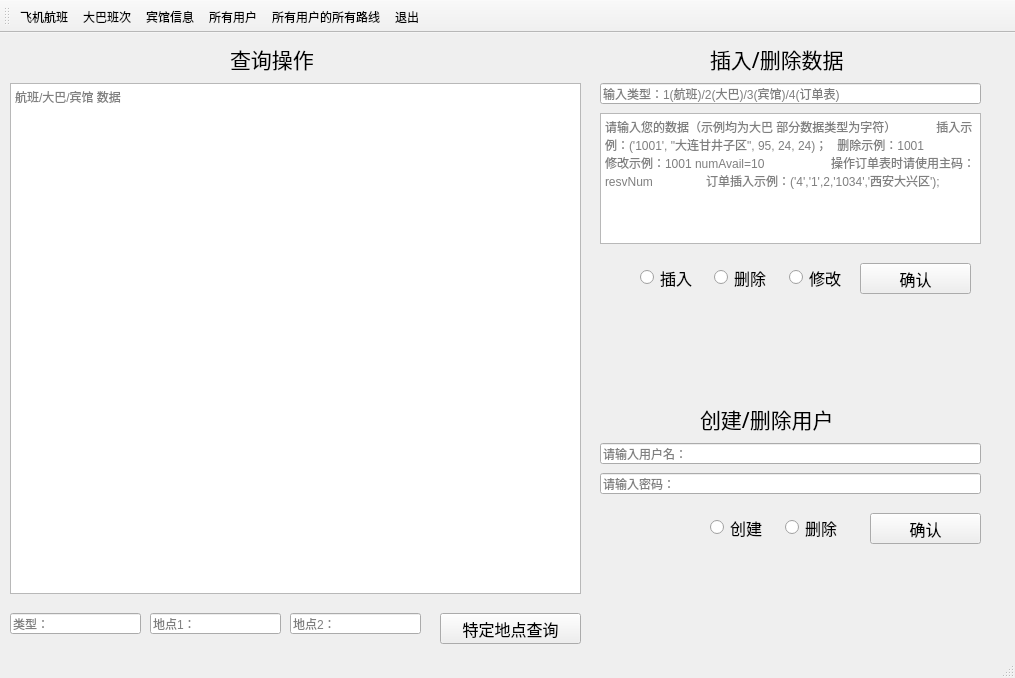
<?xml version="1.0" encoding="UTF-8"?>
<ui version="4.0">
 <class>MainWindow</class>
 <widget class="QMainWindow" name="MainWindow">
  <property name="geometry">
   <rect>
    <x>0</x>
    <y>0</y>
    <width>1015</width>
    <height>678</height>
   </rect>
  </property>
  <property name="sizePolicy">
   <sizepolicy hsizetype="Fixed" vsizetype="Fixed">
    <horstretch>0</horstretch>
    <verstretch>0</verstretch>
   </sizepolicy>
  </property>
  <property name="minimumSize">
   <size>
    <width>1015</width>
    <height>678</height>
   </size>
  </property>
  <property name="maximumSize">
   <size>
    <width>1015</width>
    <height>678</height>
   </size>
  </property>
  <property name="windowTitle">
   <string>Tourbooking_manager</string>
  </property>
  <property name="windowIcon">
   <iconset>
    <normaloff>image/电信学部徽章 红色.png</normaloff>image/电信学部徽章 红色.png</iconset>
  </property>
  <widget class="QWidget" name="centralwidget">
   <widget class="QPlainTextEdit" name="edt_query">
    <property name="geometry">
     <rect>
      <x>10</x>
      <y>50</y>
      <width>571</width>
      <height>511</height>
     </rect>
    </property>
    <property name="readOnly">
     <bool>true</bool>
    </property>
    <property name="placeholderText">
     <string>航班/大巴/宾馆 数据</string>
    </property>
   </widget>
   <widget class="QLineEdit" name="edt_type">
    <property name="geometry">
     <rect>
      <x>600</x>
      <y>50</y>
      <width>381</width>
      <height>21</height>
     </rect>
    </property>
    <property name="echoMode">
     <enum>QLineEdit::Normal</enum>
    </property>
    <property name="placeholderText">
     <string>输入类型：1(航班)/2(大巴)/3(宾馆)/4(订单表)</string>
    </property>
   </widget>
   <widget class="QLabel" name="label">
    <property name="geometry">
     <rect>
      <x>230</x>
      <y>10</y>
      <width>121</width>
      <height>31</height>
     </rect>
    </property>
    <property name="font">
     <font>
      <family>方正大标宋_GBK</family>
      <pointsize>16</pointsize>
     </font>
    </property>
    <property name="text">
     <string>查询操作</string>
    </property>
   </widget>
   <widget class="QLabel" name="label_2">
    <property name="geometry">
     <rect>
      <x>710</x>
      <y>10</y>
      <width>201</width>
      <height>31</height>
     </rect>
    </property>
    <property name="font">
     <font>
      <family>方正大标宋_GBK</family>
      <pointsize>16</pointsize>
     </font>
    </property>
    <property name="text">
     <string>插入/删除数据</string>
    </property>
   </widget>
   <widget class="QPlainTextEdit" name="edt_data">
    <property name="geometry">
     <rect>
      <x>600</x>
      <y>80</y>
      <width>381</width>
      <height>131</height>
     </rect>
    </property>
    <property name="placeholderText">
     <string>请输入您的数据（示例均为大巴 部分数据类型为字符）            插入示例：('1001', &quot;大连甘井子区&quot;, 95, 24, 24)；   删除示例：1001                                修改示例：1001 numAvail=10                    操作订单表时请使用主码：resvNum                订单插入示例：('4','1',2,'1034','西安大兴区');</string>
    </property>
   </widget>
   <widget class="QPushButton" name="btn_modify">
    <property name="geometry">
     <rect>
      <x>860</x>
      <y>230</y>
      <width>111</width>
      <height>31</height>
     </rect>
    </property>
    <property name="font">
     <font>
      <family>方正大标宋_GBK</family>
      <pointsize>12</pointsize>
     </font>
    </property>
    <property name="whatsThis">
     <string>&lt;html&gt;&lt;head/&gt;&lt;body&gt;&lt;p align=&quot;center&quot;&gt;&lt;br/&gt;&lt;/p&gt;&lt;/body&gt;&lt;/html&gt;</string>
    </property>
    <property name="text">
     <string>确认</string>
    </property>
   </widget>
   <widget class="QLabel" name="label_3">
    <property name="geometry">
     <rect>
      <x>700</x>
      <y>370</y>
      <width>191</width>
      <height>31</height>
     </rect>
    </property>
    <property name="font">
     <font>
      <family>方正大标宋_GBK</family>
      <pointsize>16</pointsize>
     </font>
    </property>
    <property name="text">
     <string>创建/删除用户</string>
    </property>
   </widget>
   <widget class="QLineEdit" name="edt_create_user">
    <property name="geometry">
     <rect>
      <x>600</x>
      <y>410</y>
      <width>381</width>
      <height>21</height>
     </rect>
    </property>
    <property name="echoMode">
     <enum>QLineEdit::Normal</enum>
    </property>
    <property name="placeholderText">
     <string>请输入用户名：</string>
    </property>
   </widget>
   <widget class="QLineEdit" name="edt_create_userpassword">
    <property name="geometry">
     <rect>
      <x>600</x>
      <y>440</y>
      <width>381</width>
      <height>21</height>
     </rect>
    </property>
    <property name="echoMode">
     <enum>QLineEdit::Normal</enum>
    </property>
    <property name="placeholderText">
     <string>请输入密码：</string>
    </property>
   </widget>
   <widget class="QPushButton" name="btn_create_user">
    <property name="geometry">
     <rect>
      <x>870</x>
      <y>480</y>
      <width>111</width>
      <height>31</height>
     </rect>
    </property>
    <property name="font">
     <font>
      <family>方正大标宋_GBK</family>
      <pointsize>12</pointsize>
     </font>
    </property>
    <property name="whatsThis">
     <string>&lt;html&gt;&lt;head/&gt;&lt;body&gt;&lt;p align=&quot;center&quot;&gt;&lt;br/&gt;&lt;/p&gt;&lt;/body&gt;&lt;/html&gt;</string>
    </property>
    <property name="text">
     <string>确认</string>
    </property>
   </widget>
   <widget class="QWidget" name="layoutWidget">
    <property name="geometry">
     <rect>
      <x>710</x>
      <y>480</y>
      <width>143</width>
      <height>29</height>
     </rect>
    </property>
    <layout class="QHBoxLayout" name="horizontalLayout_2">
     <item>
      <widget class="QRadioButton" name="btn_create_user_flag">
       <property name="font">
        <font>
         <family>方正大标宋_GBK</family>
         <pointsize>12</pointsize>
        </font>
       </property>
       <property name="text">
        <string>创建</string>
       </property>
      </widget>
     </item>
     <item>
      <widget class="QRadioButton" name="btn_delete_user_flag">
       <property name="font">
        <font>
         <family>方正大标宋_GBK</family>
         <pointsize>12</pointsize>
        </font>
       </property>
       <property name="text">
        <string>删除</string>
       </property>
      </widget>
     </item>
    </layout>
   </widget>
   <widget class="QLineEdit" name="edt_special_type">
    <property name="geometry">
     <rect>
      <x>10</x>
      <y>580</y>
      <width>131</width>
      <height>21</height>
     </rect>
    </property>
    <property name="echoMode">
     <enum>QLineEdit::Normal</enum>
    </property>
    <property name="readOnly">
     <bool>false</bool>
    </property>
    <property name="placeholderText">
     <string>类型：</string>
    </property>
   </widget>
   <widget class="QLineEdit" name="edt_special_location1">
    <property name="geometry">
     <rect>
      <x>150</x>
      <y>580</y>
      <width>131</width>
      <height>21</height>
     </rect>
    </property>
    <property name="echoMode">
     <enum>QLineEdit::Normal</enum>
    </property>
    <property name="placeholderText">
     <string>地点1：</string>
    </property>
   </widget>
   <widget class="QLineEdit" name="edt_special_location2">
    <property name="geometry">
     <rect>
      <x>290</x>
      <y>580</y>
      <width>131</width>
      <height>21</height>
     </rect>
    </property>
    <property name="echoMode">
     <enum>QLineEdit::Normal</enum>
    </property>
    <property name="placeholderText">
     <string>地点2：</string>
    </property>
   </widget>
   <widget class="QPushButton" name="btn_special">
    <property name="geometry">
     <rect>
      <x>440</x>
      <y>580</y>
      <width>141</width>
      <height>31</height>
     </rect>
    </property>
    <property name="font">
     <font>
      <family>方正大标宋_GBK</family>
      <pointsize>12</pointsize>
     </font>
    </property>
    <property name="whatsThis">
     <string>&lt;html&gt;&lt;head/&gt;&lt;body&gt;&lt;p align=&quot;center&quot;&gt;&lt;br/&gt;&lt;/p&gt;&lt;/body&gt;&lt;/html&gt;</string>
    </property>
    <property name="text">
     <string>特定地点查询</string>
    </property>
   </widget>
   <widget class="QWidget" name="layoutWidget">
    <property name="geometry">
     <rect>
      <x>640</x>
      <y>230</y>
      <width>217</width>
      <height>29</height>
     </rect>
    </property>
    <layout class="QHBoxLayout" name="horizontalLayout">
     <item>
      <widget class="QRadioButton" name="btn_insert">
       <property name="font">
        <font>
         <family>方正大标宋_GBK</family>
         <pointsize>12</pointsize>
        </font>
       </property>
       <property name="text">
        <string>插入</string>
       </property>
      </widget>
     </item>
     <item>
      <widget class="QRadioButton" name="btn_delete">
       <property name="font">
        <font>
         <family>方正大标宋_GBK</family>
         <pointsize>12</pointsize>
        </font>
       </property>
       <property name="text">
        <string>删除</string>
       </property>
      </widget>
     </item>
     <item>
      <widget class="QRadioButton" name="btn_modify_flag">
       <property name="font">
        <font>
         <family>方正大标宋_GBK</family>
         <pointsize>12</pointsize>
        </font>
       </property>
       <property name="text">
        <string>修改</string>
       </property>
      </widget>
     </item>
    </layout>
   </widget>
  </widget>
  <widget class="QStatusBar" name="statusbar"/>
  <widget class="QToolBar" name="toolBar">
   <property name="windowTitle">
    <string>toolBar</string>
   </property>
   <attribute name="toolBarArea">
    <enum>TopToolBarArea</enum>
   </attribute>
   <attribute name="toolBarBreak">
    <bool>false</bool>
   </attribute>
   <addaction name="actionFlight"/>
   <addaction name="actionBus"/>
   <addaction name="actionHotel"/>
   <addaction name="actionUsers"/>
   <addaction name="actionRESERVATIONS"/>
   <addaction name="actionExit"/>
  </widget>
  <action name="actionExit">
   <property name="icon">
    <iconset>
     <normaloff>image/exit.png</normaloff>image/exit.png</iconset>
   </property>
   <property name="text">
    <string>退出</string>
   </property>
   <property name="toolTip">
    <string>退出</string>
   </property>
  </action>
  <action name="actionFlight">
   <property name="icon">
    <iconset>
     <normaloff>image/flight.png</normaloff>image/flight.png</iconset>
   </property>
   <property name="text">
    <string>飞机航班</string>
   </property>
  </action>
  <action name="actionBus">
   <property name="icon">
    <iconset>
     <normaloff>image/bus.png</normaloff>image/bus.png</iconset>
   </property>
   <property name="text">
    <string>大巴班次</string>
   </property>
  </action>
  <action name="actionHotel">
   <property name="icon">
    <iconset>
     <normaloff>image/hotel.png</normaloff>image/hotel.png</iconset>
   </property>
   <property name="text">
    <string>宾馆信息</string>
   </property>
  </action>
  <action name="actionUsers">
   <property name="icon">
    <iconset>
     <normaloff>image/users.png</normaloff>image/users.png</iconset>
   </property>
   <property name="text">
    <string>所有用户</string>
   </property>
   <property name="toolTip">
    <string>Users</string>
   </property>
  </action>
  <action name="actionRESERVATIONS">
   <property name="icon">
    <iconset>
     <normaloff>image/RESERVATIONS.png</normaloff>image/RESERVATIONS.png</iconset>
   </property>
   <property name="text">
    <string>所有用户的所有路线</string>
   </property>
  </action>
 </widget>
 <resources/>
 <connections/>
</ui>
